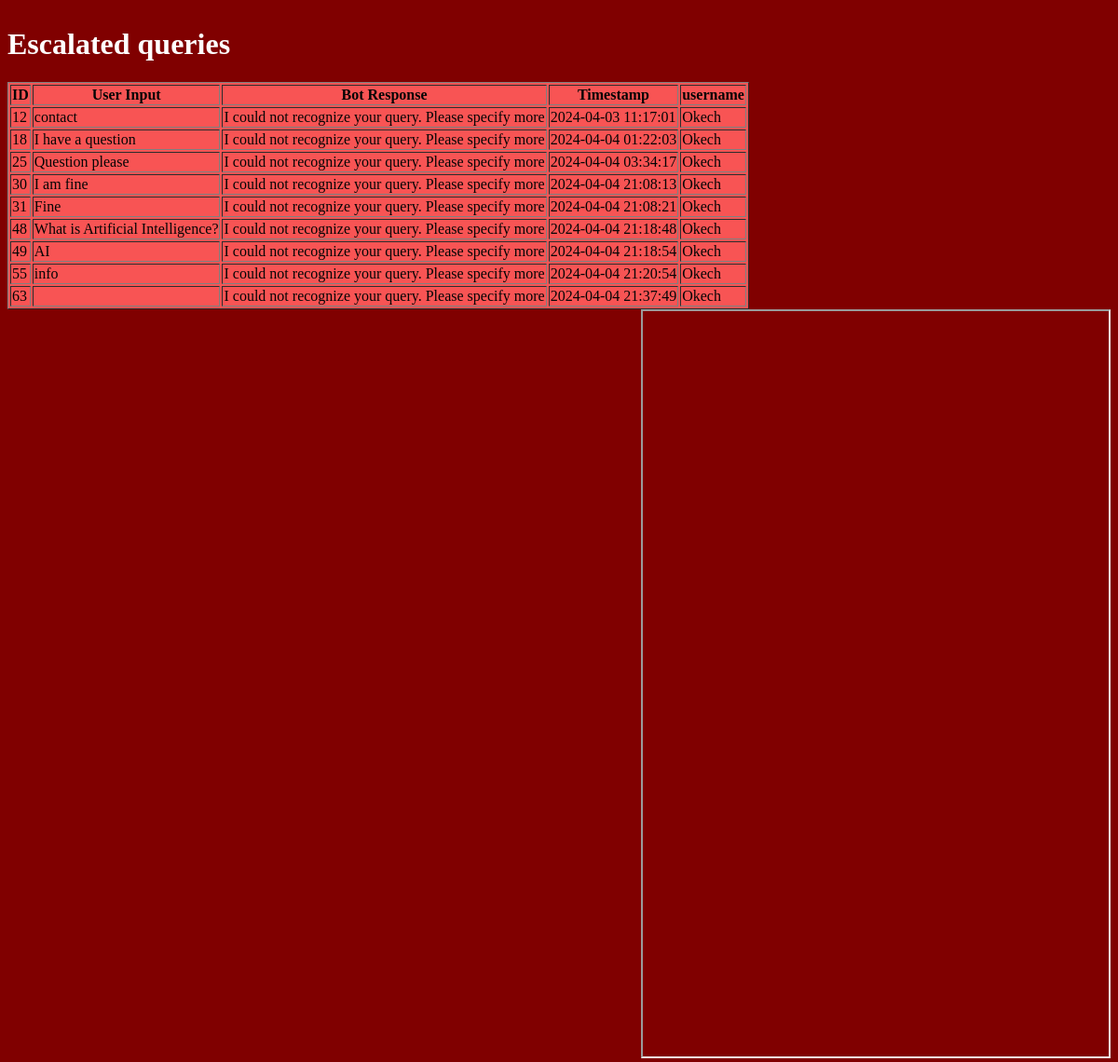
Screenshot of /escalated with the database file from the repository.
### tables this page shows
CREATE TABLE conversations (
        id INTEGER PRIMARY KEY,
        user_input TEXT,
        bot_response TEXT,
        timestamp TEXT,
        username TEXT
    );

### app.py (the view)
@app.route('/escalated')
def display_escalated_queries():
    conn = sqlite3.connect('chatbot_conversations.db')
    c = conn.cursor()
    c.execute("SELECT * FROM conversations where bot_response = 'I could not recognize your query. Please specify more'")
    conversations = c.fetchall()
    conn.close()
    return render_template('escalated.html', conversations=conversations)

### templates/escalated.html (shortened to what this page needs)
<!DOCTYPE html>
<html lang="en">
<head>
    <link rel="stylesheet" type="text/css" href="{{ url_for('static', filename='conversations.css') }}">
</head>
<body>
    <div class = "table">
    <h1>Escalated queries</h1>
    <table id="table" border="1">
        <thead>
            <tr>
                <th>ID</th>
                <th>User Input</th>
                <th>Bot Response</th>
                <th>Timestamp</th>
                <th>username</th>
            </tr>
        </thead>
        <tbody>
            {% for conversation in conversations %}
            <tr>
                <td>{{ conversation[0] }}</td>
                <td>{{ conversation[1] }}</td>
                <td>{{ conversation[2] }}</td>
                <td>{{ conversation[3] }}</td>
                <td>{{ conversation[4] }}</td>
            </tr>
            {% endfor %}
        </tbody>
    </table>
</div>
    <div class="frame-container">
        <iframe src="/update" style="height:800px;width:500px;" title="Knowledge base update"></iframe>
    </div>
</body>
</html>

### static/conversations.css (style rules this page uses)
h1 { color: white; font-family: 'Times New Roman', Times, serif; }
#table { color: rgb(5, 5, 5); background-color: rgb(248, 84, 84); }
body { background-color: maroon; }

### templates/escalated.html (style rules this page uses)
.frame-container { float: right; }
.table { float: left; }

### rows the page displays
conversations: id "12", user_input "contact", bot_response "I could not recognize your query. Please specify more", timestamp "2024-04-03 11:17:01", username "Okech"
conversations: id "18", user_input "I have a question", bot_response "I could not recognize your query. Please specify more", timestamp "2024-04-04 01:22:03", username "Okech"
conversations: id "25", user_input "Question please", bot_response "I could not recognize your query. Please specify more", timestamp "2024-04-04 03:34:17", username "Okech"
conversations: id "30", user_input "I am fine", bot_response "I could not recognize your query. Please specify more", timestamp "2024-04-04 21:08:13", username "Okech"
conversations: id "31", user_input "Fine", bot_response "I could not recognize your query. Please specify more", timestamp "2024-04-04 21:08:21", username "Okech"
conversations: id "48", user_input "What is Artificial Intelligence?", bot_response "I could not recognize your query. Please specify more", timestamp "2024-04-04 21:18:48", username "Okech"
conversations: id "49", user_input "AI", bot_response "I could not recognize your query. Please specify more", timestamp "2024-04-04 21:18:54", username "Okech"
conversations: id "55", user_input "info", bot_response "I could not recognize your query. Please specify more", timestamp "2024-04-04 21:20:54", username "Okech"
conversations: id "63", bot_response "I could not recognize your query. Please specify more", timestamp "2024-04-04 21:37:49", username "Okech"
